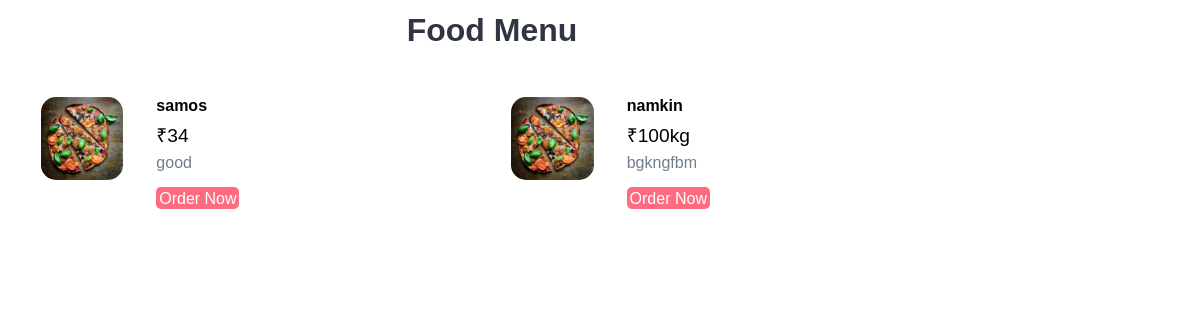
The page / on the database its author committed.
### tables this page shows
CREATE TABLE `tbl_food` (
  `id` int(255) UNSIGNED NOT NULL,
  `discription` varchar(245) NOT NULL,
  `image` varchar(235) NOT NULL,
  `price` varchar(244) NOT NULL,
  `title` varchar(255) NOT NULL,
  `category_id` int(255) UNSIGNED NOT NULL,
  `featured` varchar(255) NOT NULL,
  `active` varchar(255) NOT NULL
);

### index.php (the view, shortened to what this page needs)
<!DOCTYPE html>
<html lang="en">
<head>
    <link rel="stylesheet" href="css/style.css">
</head>
<body>
    <section class="food-menu">
        <div class="container">
            <h2 class="text-center">Food Menu</h2>
            <?php
   $conn = mysqli_connect('localhost','root','','food');
?>
  <?php
     $sql = "SELECT * From tbl_food";
     $res = mysqli_query($conn,$sql);
     if($res== true){
         $count = mysqli_num_rows($res);
         if($count>0){
             while($rows= mysqli_fetch_assoc($res)){
                 $id =$rows['id'];
                 $title= $rows['title'];
                 $price = $rows['price'];
                 $discription = $rows['discription'];
                 ?>
<div class="food-menu-box">
                <div class="food-menu-img">
                    <img src="images/menu-pizza.jpg" alt="Chicke Hawain Pizza" class="img-responsive img-curve">
                </div>
                <div class="food-menu-desc">
                    <h4><?php echo $title ?></h4>
                    <p class="food-price">₹<?php echo $price ?></p>
                    <p class="food-detail">
                    <?php echo $discription ?>
                    </p>
                    <br>
                    <a href="order.php?food_id=<?php echo $id ?>" class="btn btn-primary">Order Now</a>
                </div>
                </div>
                 <?php
             }
         }
     }
  ?>
    </section>
</body>
</html>

### css/style.css (style rules this page uses)
* { margin: 0 0; padding: 0 0; font-family: Arial, Helvetica, sans-serif; }
.container { width: 80%; padding: 1%; }
.img-responsive { width: 100%; }
.img-curve { border-radius: 15px; }
.text-center { text-align: center; }
a { color: #ff6b81; text-decoration: none; }
.btn { padding: 1%; border: none; font-size: 1rem; border-radius: 5px; }
.btn-primary { background-color: #ff6b81; color: white; cursor: pointer; }
h2 { color: #2f3542; font-size: 2rem; margin-bottom: 2%; }
.food-menu-box { width: 43%; margin: 1%; padding: 2%; float: left; background-color: white; border-radius: 15px; }
.food-menu-img { width: 20%; float: left; }
.food-menu-desc { width: 70%; float: left; margin-left: 8%; }
.food-price { font-size: 1.2rem; margin: 2% 0; }
.food-detail { font-size: 1rem; color: #747d8c; }

### rows shown on the page
tbl_food: title "samos", price "34", discription "good"
tbl_food: title "namkin", price "100kg", discription "bgkngfbm"
